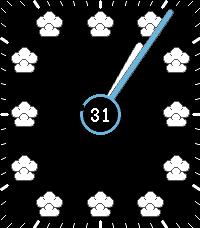
#> input picture tools/caps/cap_8.png, 200 x 228 px; its folder holds 4 pictures in this run
$ python generate_overlays.py
#> lines starting #> are read from the running program, lines starting #| are printed output that depends on the picture
#!/usr/bin/env python3
"""Cloud-only overlays (no celestial) for Option A, + a composited preview.
Clear/partly/overcast clouds sit low so the celestial peeks above; precip
states use a big two-cloud mass kept high, with the celestial clipped to a
crown (see CROWN_FRAC) so only its top shows from behind the clouds."""
import os, math
from PIL import Image, ImageDraw

HERE = os.path.dirname(os.path.abspath(__file__))
CAPS = os.path.join(HERE, "caps")
OUT  = os.path.normpath(os.path.join(HERE, "..", "resources", "icons"))
PREVIEW = os.path.join(HERE, "preview"); os.makedirs(PREVIEW, exist_ok=True)
box = (160, 98, 192, 130)

def cropk(code):
#> called with code = 8
    im = Image.open(f"{CAPS}/cap_{code}.png").convert("RGB").crop(box).convert("RGBA")
    p = im.load()
    for y in range(im.height):
        for x in range(im.width):
            r, g, b, a = p[x, y]
            if r + g + b < 30:
                p[x, y] = (0, 0, 0, 0)
    return im

def to_gray(im, f):
    # Scale the WHOLE cloud (body + its outline/texture lines) by brightness f.
    # The internal lines stay proportionally darker than the body and still show.
    # f near 1.0 -> near-white (plain overcast); f low -> dark (storm/precip cloud).
    im = im.copy(); p = im.load()
    for y in range(im.height):
        for x in range(im.width):
            r, g, b, a = p[x, y]
            if a:
                p[x, y] = (int(r * f), int(g * f), int(b * f), a)
    return im

def marks_only(code):
    im = cropk(code); p = im.load(); W, H = im.size
    def isw(q):
        r, g, b, a = q
        return a and min(r, g, b) >= 165 and max(r, g, b) - min(r, g, b) <= 45
    in_c = False; cut = 0
    for y in range(H):
        wc = sum(1 for x in range(W) if isw(p[x, y]))
        op = sum(1 for x in range(W) if p[x, y][3] > 0)
        if wc >= W * 0.30: in_c = True; cut = y
        elif in_c:
            if op == 0: break
            cut = y
    cut = min(cut, int(H * 0.62))
    for y in range(H):
        for x in range(W):
            if y <= cut: p[x, y] = (0, 0, 0, 0)
    return im

def dilate(im, dxs, dys, passes=1):
    for _ in range(passes):
        src = im.copy(); sp = src.load(); px = im.load()
        for y in range(im.height):
            for x in range(im.width):
                r, g, b, a = sp[x, y]
                if a > 0:
                    for ddx in dxs:
                        for ddy in dys:
                            nx, ny = x + ddx, y + ddy
                            if 0 <= nx < im.width and 0 <= ny < im.height and px[nx, ny][3] == 0:
                                px[nx, ny] = (r, g, b, a)
    return im

plain  = cropk(8)             # white plain cloud (32px)
light_cl = to_gray(plain, 0.90)   # plain overcast: near-white, dry sky
dark_cl  = to_gray(plain, 0.43)   # precip cloud: dark, because rain/snow clouds ARE dark

# Full dark cloud (trimmed) -- the SAME complete cloud shape as the white
# overcast cloud, so it keeps its rounded, textured bottom. The precip cloud is
# a single one of these, squashed short and raised so the sun/moon top peeks
# above it (no cropped/stacked pieces that would leave a flat cut-off bottom).
_dbb = dark_cl.getbbox()
dark_full = dark_cl.crop(_dbb) if _dbb else dark_cl
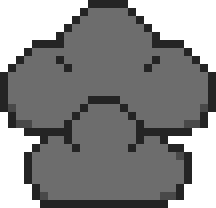
#> dark_full: PIL image 27x26 RGBA (shown 8 times larger); mean R, G, B, A 68.1, 68.1, 68.1, 186; transparent parts drawn white
marks  = {
    "rain":  dilate(marks_only(15), (-1, 0, 1), (0,), passes=1),       # thicker vertical lines
    "snow":  dilate(marks_only(23), (-1, 0, 1), (-1, 0, 1), passes=1), # bolder asterisks
    "storm": marks_only(27),
}
#> call 2 of cropk, with code = 15
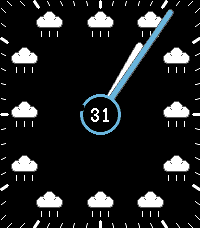
#> input picture tools/caps/cap_15.png, 200 x 228 px
#> in marks_only, `im = cropk(code)`:
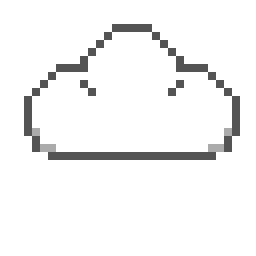
#> im: PIL image 32x32 RGBA (shown 8 times larger); mean R, G, B, A 77.4, 77.4, 77.4, 88.9; transparent parts drawn white
#> the loop in marks_only, `for y in range(H):` made 21 passes
#> (wc, op) on passes 1 to 5: (0, 0), (0, 0), (0, 0), (0, 5), (5, 7)
#> the loop in dilate, `for _ in range(passes):` made 1 pass
#> call 3 of cropk, with code = 23
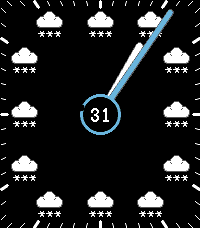
#> input picture tools/caps/cap_23.png, 200 x 228 px
#> the loop in dilate (call 2), `for _ in range(passes):` made 1 pass
#> call 4 of cropk, with code = 27
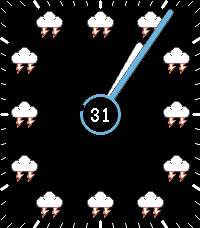
#> input picture tools/caps/cap_27.png, 200 x 228 px
#> in cropk (call 4), `im = Image.open(f"{CAPS}/cap_{code}.png").convert("RGB").crop(box).con..`:
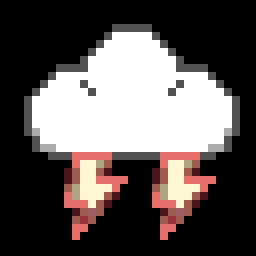
#> im: PIL image 32x32 RGBA (shown 8 times larger); mean R, G, B, A 93, 86.1, 84.7, 255

# Fraction of the celestial (from its top) that stays visible behind precip
# clouds. The C side clips the sun/moon to this top slice so nothing of it
# shows below the cloud mass -- only a crown peeks up from behind.
CROWN_FRAC = 0.34

# [50 lines left out: functions diagonal_rain, draw_snow, draw_bolt, not called in this run]

def precip_cloud_mass(S):
    # A single full dark cloud (rounded, textured bottom intact), squashed short
    # and raised so the sun/moon top peeks above it. One cloud, not a stack of
    # cropped pieces -- so the bottom keeps its natural shape, no flat cut-off.
    canvas = Image.new("RGBA", (S, S), (0, 0, 0, 0))
    w = int(S * 0.92)
    h = int(S * 0.57)                    # squashed (vs proportional ~0.68S) to reveal
                                         # the celestial top while keeping the full shape
    cl = dark_full.resize((w, h), Image.LANCZOS)
    x = (S - w) // 2
    bottom = int(S * 0.80)               # anchor the cloud bottom (matches the C mark band)
    canvas.alpha_composite(cl, (x, bottom - h))
    # Snap to pure palette colours (DarkGray body + black texture/outline) so the
    # watch's 64-colour display can't dither the body into noise that hides the
    # thin texture lines. Keeps the texture crisp even at the small 42px ring.
    p = canvas.load()
    for yy in range(S):
        for xx in range(S):
            r, g, b, a = p[xx, yy]
            if a > 0:
                v = 85 if r >= 80 else 0      # GColorDarkGray body / GColorBlack lines
                p[xx, yy] = (v, v, v, 255 if a > 128 else a)
    # Despeckle: drop tiny stray gray blobs pinched off the cloud edges by the
    # squash (e.g. the out-of-place dots at the bottom corners).
    visited = [[False] * S for _ in range(S)]
    def is_body(xx, yy):
        c = p[xx, yy]; return c[3] > 0 and c[0] == 85
    for yy in range(S):
        for xx in range(S):
            if is_body(xx, yy) and not visited[yy][xx]:
                stack = [(xx, yy)]; visited[yy][xx] = True; cells = [(xx, yy)]
                while stack:
                    ax, ay = stack.pop()
                    for dx, dy in ((1, 0), (-1, 0), (0, 1), (0, -1)):
                        nx, ny = ax + dx, ay + dy
                        if 0 <= nx < S and 0 <= ny < S and is_body(nx, ny) and not visited[ny][nx]:
                            visited[ny][nx] = True; stack.append((nx, ny)); cells.append((nx, ny))
                if len(cells) < 20:
                    for cx, cy in cells:
                        p[cx, cy] = (0, 0, 0, 0)
    return canvas, bottom

def flake_sprite(diam):
    # One branched-tip snowflake (white, dark outline) on a transparent square,
    # supersampled then downscaled. The C side stamps this N times for snow.
    SS = 4
    P = diam * SS
    im = Image.new("RGBA", (P, P), (0, 0, 0, 0))
    d = ImageDraw.Draw(im)
    cx = cy = P / 2.0
    R = P * 0.42
    ow = max(3, int(R * 0.52)); iw = max(2, int(R * 0.30))
    barbs = [(0.68, 0.34)]
    def flake(w, col):
        for k in range(6):
            a = math.radians(k * 60); ca, sa = math.cos(a), math.sin(a)
            d.line([(cx, cy), (cx + ca * R, cy + sa * R)], fill=col, width=w)
            for frac, blen in barbs:
                bx, by = cx + ca * R * frac, cy + sa * R * frac
                for s in (1, -1):
                    ba = a + s * math.radians(45)
                    d.line([(bx, by), (bx + math.cos(ba) * R * blen, by + math.sin(ba) * R * blen)],
                           fill=col, width=w)
    flake(ow, (0, 0, 0, 255))
    flake(iw, (235, 245, 255, 255))
    return im.resize((diam, diam), Image.LANCZOS)

def build_cloud(state, S):
    # Only the CLOUD body now: rays/flakes/bolts are drawn on-watch in C so the
    # mark count can vary with precipitation probability. "precip" is the bare
    # dark two-cloud mass used for rain/snow/storm alike.
    canvas = Image.new("RGBA", (S, S), (0, 0, 0, 0))
    if state == "partly":
        w = int(S * 0.62)
        c = plain.resize((w, int(w * 0.74)), Image.LANCZOS)   # small WHITE cloud
        canvas.alpha_composite(c, ((S - c.width) // 2, S - c.height - 1))
    elif state == "overcast":
        w = int(S * 0.96)
        c = light_cl.resize((w, int(w * 0.74)), Image.LANCZOS)
        canvas.alpha_composite(c, ((S - w) // 2, S - c.height - 1))
    elif state == "precip":
        cloud, _ = precip_cloud_mass(S)
        canvas.alpha_composite(cloud, (0, 0))
    return canvas

# ring = 42 (temps mode), xl = 46 (off-mode bigger ring), ctr = 56 (center)
SIZES = {"ring": 42, "xl": 46, "ctr": 56}
for name, S in SIZES.items():
    for st in ["partly", "overcast", "precip"]:
        build_cloud(st, S).save(os.path.join(OUT, f"ov_{st}_{name}.png"))
    flake_sprite(max(10, round(S * 0.30))).save(os.path.join(OUT, f"flake_{name}.png"))
#> this loop made 3 passes
#> pass 1, in build_cloud (call 2), `c = light_cl.resize((w, int(w * 0.74)), Image.LANCZOS)`:
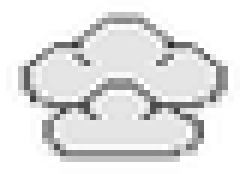
#> c: PIL image 40x29 RGBA (shown 6 times larger); mean R, G, B, A 107.8, 107.8, 107.8, 127.3; transparent parts drawn white

# ---- composited preview (rows: day, night; cols: clear..storm) ----
#> (the run stopped early here; a loop or call above may not have finished)
